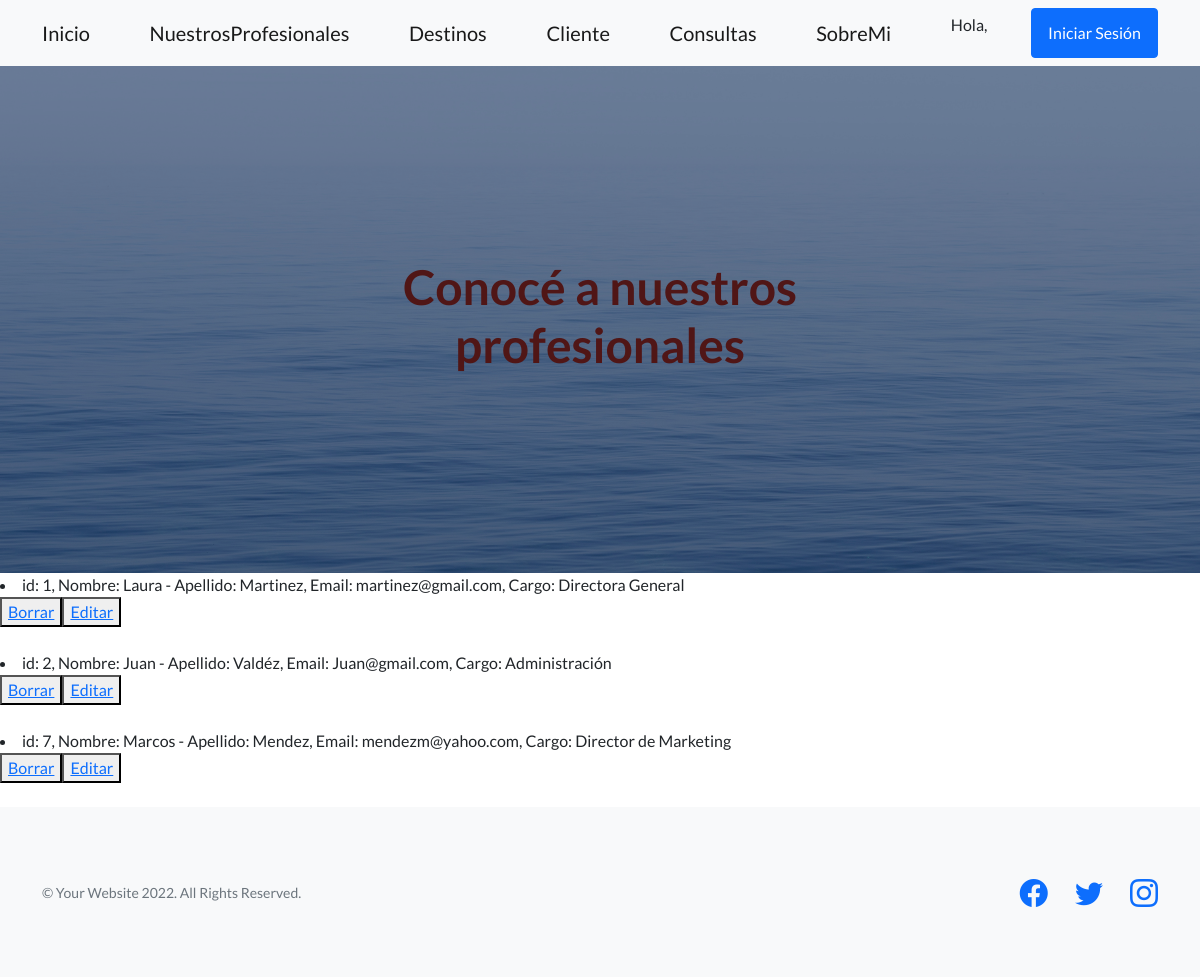
The app's page /Turismo/listaProfes/, older data.
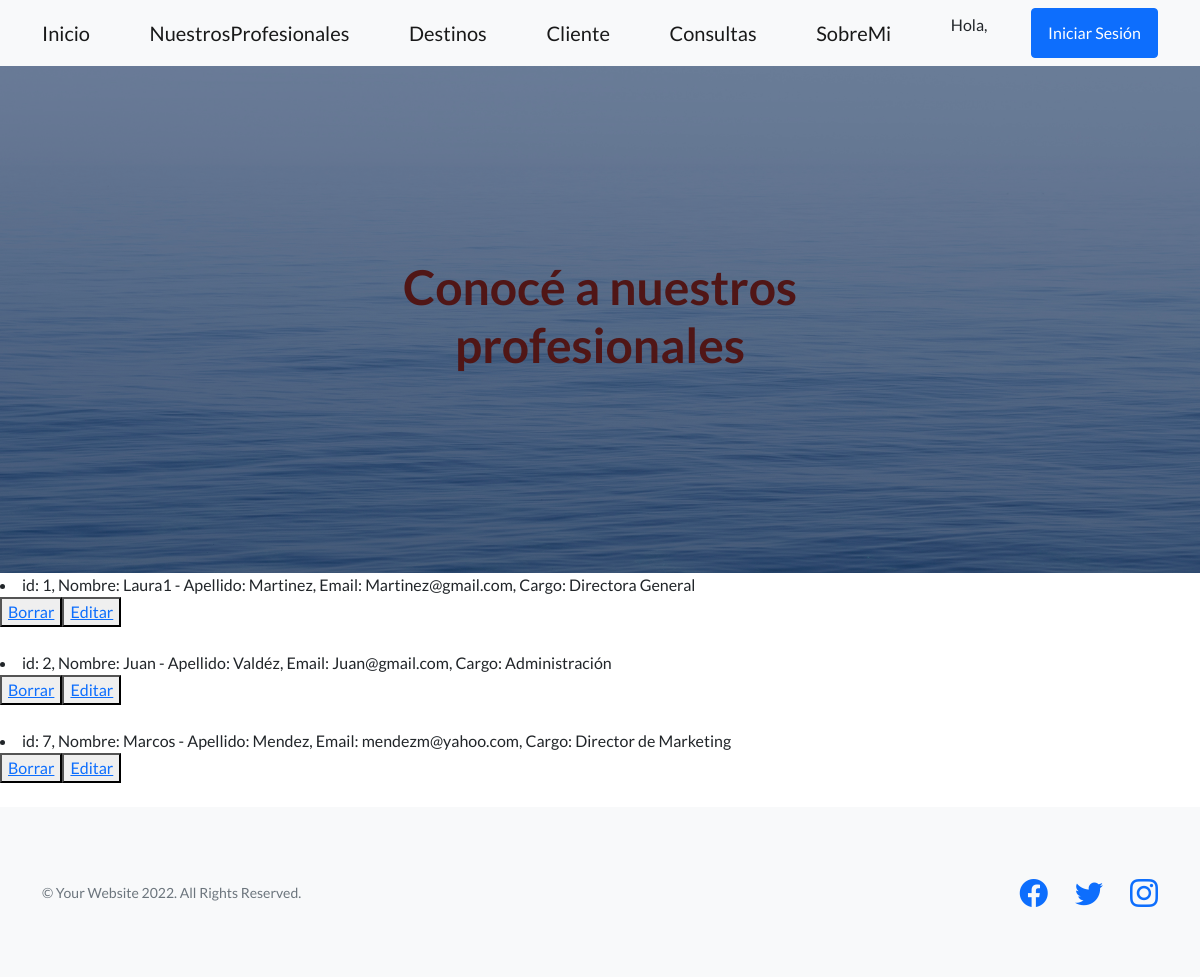
The same page, newer data.
### Turismo/models.py (models this page shows)
class Profesionales(models.Model):
    nombre = models.CharField(max_length=40)
    apellido = models.CharField(max_length=40)
    email = models.EmailField()
    cargo = models.CharField(max_length=40, default="")
    def __str__(self):
        return f" id: {self.id}, Nombre: {self.nombre} - Apellido: {self.apellido},  Email: {self.email}, Cargo: {self.cargo}"
    class Meta:
        verbose_name_plural = "Profesionales"

### Turismo/views.py (the view)
# urls.py: path('listaProfes/', views.listaProfesionales, name="ListaProfesionales"),
def listaProfesionales(request):
        profesionales = Profesionales.objects.all()
        contexto = {"profesionales":profesionales}
        return render(request, "Turismo/leerProfesionales.html",contexto)

### Turismo/templates/Turismo/leerProfesionales.html (shortened to what this page needs)
{% extends "Turismo/padre.html" %}
{% load static %}
{% block informacionQueCambia %}
<h1 style="color:rgb(80, 22, 22)"> Conocé a nuestros profesionales </h1>
{% endblock %}
{% block contenidoBajo %}
{% for p in profesionales %}
<li>{{p}}</li>
<button>
    <a href="{% url 'BorrarProfes' p.nombre %}">Borrar</a>
</button><button>
    <a href="{% url 'EditarProfes' p.nombre %}">Editar</a>
</button>
<br>
{% endfor %}
{% endblock %}

Row changes from the older to the newer data that the page shows:
changed Profesionales: id+nombre+apellido "id: 1, Nombre: Laura - Apellido: Martinez, Email: martinez@gmail.com, Cargo: Directora General" → "id: 1, Nombre: Laura1 - Apellido: Martinez, Email: Martinez@gmail.com, Cargo: Directora General"
